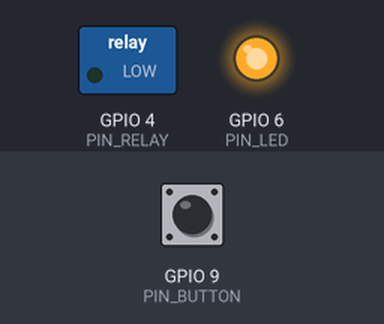
Recording of a sketch running on a simulated ESP32-S3. Shown: switched loads named in the sketch (green lamp = pin HIGH), output pins drawn as LEDs (lit = HIGH). The inputs (shaded band) are chosen by the test bench; at power-on: GPIO 9 (PIN_BUTTON) HIGH.

Above: at 1.4 s.
1.5 s: GPIO 9 (PIN_BUTTON) pulled LOW for 0.15 s
At 2.5 s:
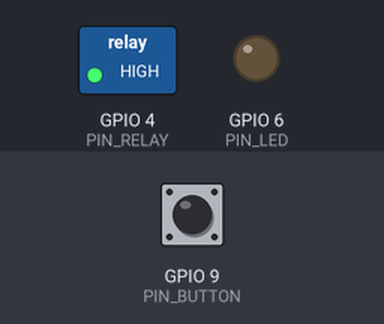
3.1 s: GPIO 9 (PIN_BUTTON) pulled LOW for 1 s
At 3.7 s:
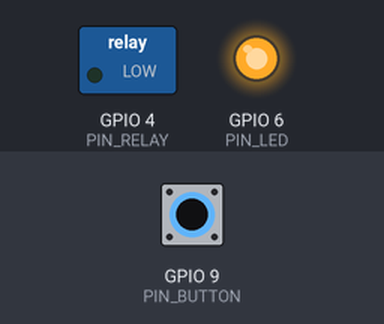
5.6 s: GPIO 9 (PIN_BUTTON) pulled LOW for 3.2 s
At 6.8 s:
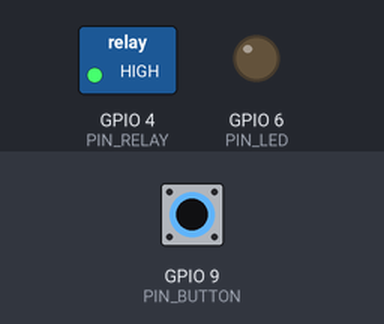
Timing chart, 0 to 8.6 s (numbered marks = the images above; inputs shaded):
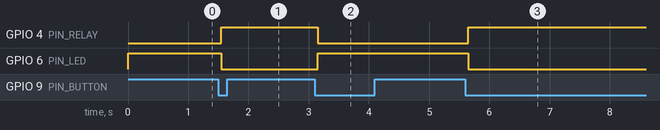

Measured:
- after the input at 1.5 s, GPIO 4 (PIN_RELAY): LOW → HIGH after 0.05 s; GPIO 6 (PIN_LED): HIGH → LOW after 0.05 s
- after the input at 3.1 s, GPIO 4 (PIN_RELAY): HIGH → LOW after 0.05 s; GPIO 6 (PIN_LED): LOW → HIGH after 0.05 s
- after the input at 5.6 s, GPIO 4 (PIN_RELAY): LOW → HIGH after 0.05 s; GPIO 6 (PIN_LED): HIGH → LOW after 0.05 s

The sketch:

kitchen-code.ino
```cpp
#include <WiFi.h>
#include <esp_now.h>
#include <esp_wifi.h>

const uint8_t PIN_RELAY = 4;
const uint8_t PIN_LED = 6;
const uint8_t PIN_BUTTON = 9;

// MAC хаба — должен совпадать с hubMac в hub-code
uint8_t hubMac[] = {0x34, 0x85, 0x18, 0x01, 0x02, 0x03};

enum { MSG_CMD = 1, MSG_ANNOUNCE = 2, MSG_REPORT = 3 };
typedef struct { uint8_t type; uint8_t value; } msg_t;

bool relayState = false;
unsigned long lastDebounceTime = 0;
const unsigned long debounceDelay = 50;

void setRelay(bool state) {
  relayState = state;
  digitalWrite(PIN_RELAY, relayState ? HIGH : LOW);
  digitalWrite(PIN_LED, relayState ? LOW : HIGH);
}

// Сообщить хабу текущее состояние (после физической кнопки)
void report() {
  msg_t m{MSG_REPORT, (uint8_t)(relayState ? 1 : 0)};
  esp_now_send(hubMac, (uint8_t*)&m, sizeof(m));
}

// Сообщить хабу о загрузке — он пришлёт актуальное состояние
void announce() {
  msg_t m{MSG_ANNOUNCE, 0};
  for (int i = 0; i < 3; i++) { esp_now_send(hubMac, (uint8_t*)&m, sizeof(m)); delay(80); }
}

void onDataRecv(const esp_now_recv_info_t *info, const uint8_t *data, int len) {
  if (len >= (int)sizeof(msg_t) && data[0] == MSG_CMD) {
    setRelay(data[1] == 1);
  }
}

void setup() {
  pinMode(PIN_RELAY, OUTPUT);
  pinMode(PIN_LED, OUTPUT);
  pinMode(PIN_BUTTON, INPUT_PULLUP);

  setRelay(false);

  WiFi.mode(WIFI_STA);
  esp_wifi_set_promiscuous(true);
  esp_wifi_set_channel(11, WIFI_SECOND_CHAN_NONE);
  esp_wifi_set_promiscuous(false);

  if (esp_now_init() != ESP_OK) ESP.restart();
  esp_now_register_recv_cb(onDataRecv);

  esp_now_peer_info_t peer = {};
  memcpy(peer.peer_addr, hubMac, 6);
  peer.channel = 11;
  peer.encrypt = false;
  esp_now_add_peer(&peer);

  announce();   // запрос актуального состояния у хаба при подключении к сети
}

void loop() {
  bool reading = digitalRead(PIN_BUTTON);
  static bool lastButtonState = HIGH;

  if (reading != lastButtonState) {
    lastDebounceTime = millis();
  }

  if ((millis() - lastDebounceTime) > debounceDelay) {
    static bool buttonState = HIGH;
    if (reading != buttonState) {
      buttonState = reading;
      if (buttonState == LOW) {
        setRelay(!relayState);
        report();   // держим хаб в курсе физического переключения
      }
    }
  }
  lastButtonState = reading;
}
```
